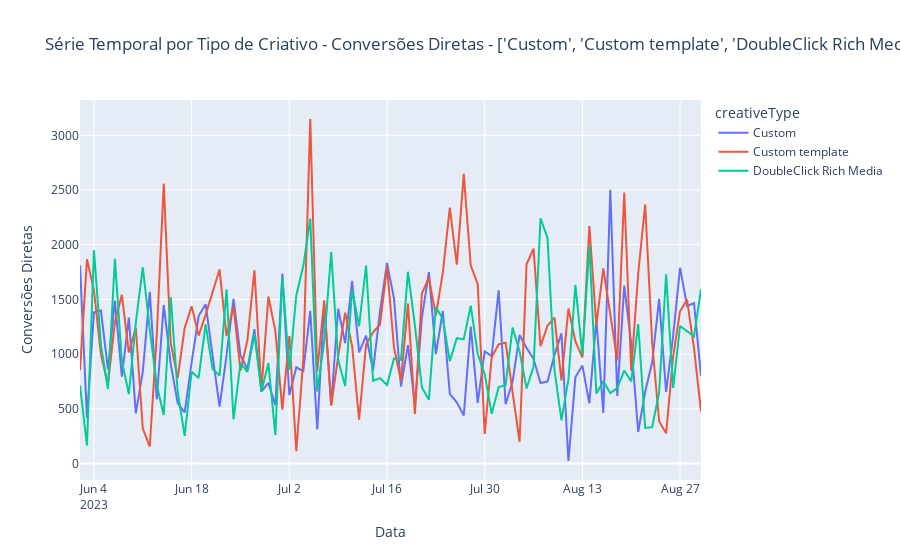

The notebook cell this image was saved under:
### Code cell
tipo = "Conversões Diretas"
criativos = df_group1["creativeType"].unique().tolist()

fig = px.line(df_group1, 
              x='date', 
              y='clickThroughConversions', 
              color='creativeType', 
              hover_name="dia_semana",
              title=f"Série Temporal por Tipo de Criativo - {tipo} - {criativos}")

fig.update_xaxes(title_text='Data')
fig.update_yaxes(title_text=tipo)

fig.show()

### Figure 1 — Plotly figure (JSON) as saved in the notebook; plotly's stock layout.template omitted (floating-point values rounded to 4 significant figures)
{"data": [{"hovertemplate": "<b>%{hovertext}</b><br><br>creativeType=Custom<br>date=%{x}<br>clickThroughConversions=%{y}<extra></extra>", "hovertext": ["Sexta", "Sábado", "Domingo", "Segunda", "Terça", "Quarta", "Quinta", "Sexta", "Sábado", "Domingo", "Segunda", "Terça", "Quarta", "Quinta", "Sexta", "Sábado", "Domingo", "Segunda", "Terça", "Quarta", "Quinta", "Sexta", "Sábado", "Domingo", "Segunda", "Terça", "Quarta", "Quinta", "Sexta", "Sábado", "Domingo", "Segunda", "Terça", "Quarta", "Quinta", "Sexta", "Sábado", "Domingo", "Segunda", "Terça", "Quarta", "Quinta", "Sexta", "Sábado", "Domingo", "Segunda", "Terça", "Quarta", "Quinta", "Sexta", "Sábado", "Domingo", "Segunda", "Terça", "Quarta", "Quinta", "Sexta", "Sábado", "Domingo", "Segunda", "Terça", "Quarta", "Quinta", "Sexta", "Sábado", "Domingo", "Segunda", "Terça", "Quarta", "Quinta", "Sexta", "Sábado", "Domingo", "Segunda", "Terça", "Quarta", "Quinta", "Sexta", "Sábado", "Domingo", "Segunda", "Terça", "Quarta", "Quinta", "Sexta", "Sábado", "Domingo", "Segunda", "Terça", "Quarta"], "legendgroup": "Custom", "line": {"color": "#636efa", "dash": "solid"}, "marker": {"symbol": "circle"}, "mode": "lines", "name": "Custom", "orientation": "v", "showlegend": true, "type": "scatter", "x": ["2023-06-02T00:00:00", "2023-06-03T00:00:00", "2023-06-04T00:00:00", "2023-06-05T00:00:00", "2023-06-06T00:00:00", "2023-06-07T00:00:00", "2023-06-08T00:00:00", "2023-06-09T00:00:00", "2023-06-10T00:00:00", "2023-06-11T00:00:00", "2023-06-12T00:00:00", "2023-06-13T00:00:00", "2023-06-14T00:00:00", "2023-06-15T00:00:00", "2023-06-16T00:00:00", "2023-06-17T00:00:00", "2023-06-18T00:00:00", "2023-06-19T00:00:00", "2023-06-20T00:00:00", "2023-06-21T00:00:00", "2023-06-22T00:00:00", "2023-06-23T00:00:00", "2023-06-24T00:00:00", "2023-06-25T00:00:00", "2023-06-26T00:00:00", "2023-06-27T00:00:00", "2023-06-28T00:00:00", "2023-06-29T00:00:00", "2023-06-30T00:00:00", "2023-07-01T00:00:00", "2023-07-02T00:00:00", "2023-07-03T00:00:00", "2023-07-04T00:00:00", "2023-07-05T00:00:00", "2023-07-06T00:00:00", "2023-07-07T00:00:00", "2023-07-08T00:00:00", "2023-07-09T00:00:00", "2023-07-10T00:00:00", "2023-07-11T00:00:00", "2023-07-12T00:00:00", "2023-07-13T00:00:00", "2023-07-14T00:00:00", "2023-07-15T00:00:00", "2023-07-16T00:00:00", "2023-07-17T00:00:00", "2023-07-18T00:00:00", "2023-07-19T00:00:00", "2023-07-20T00:00:00", "2023-07-21T00:00:00", "2023-07-22T00:00:00", "2023-07-23T00:00:00", "2023-07-24T00:00:00", "2023-07-25T00:00:00", "2023-07-26T00:00:00", "2023-07-27T00:00:00", "2023-07-28T00:00:00", "2023-07-29T00:00:00", "2023-07-30T00:00:00", "2023-07-31T00:00:00", "2023-08-01T00:00:00", "2023-08-02T00:00:00", "2023-08-03T00:00:00", "2023-08-04T00:00:00", "2023-08-05T00:00:00", "2023-08-06T00:00:00", "2023-08-07T00:00:00", "2023-08-08T00:00:00", "2023-08-09T00:00:00", "2023-08-10T00:00:00", "2023-08-11T00:00:00", "2023-08-12T00:00:00", "2023-08-13T00:00:00", "2023-08-14T00:00:00", "2023-08-15T00:00:00", "2023-08-16T00:00:00", "2023-08-17T00:00:00", "2023-08-18T00:00:00", "2023-08-19T00:00:00", "2023-08-20T00:00:00", "2023-08-21T00:00:00", "2023-08-22T00:00:00", "2023-08-23T00:00:00", "2023-08-24T00:00:00", "2023-08-25T00:00:00", "2023-08-26T00:00:00", "2023-08-27T00:00:00", "2023-08-28T00:00:00", "2023-08-29T00:00:00", "2023-08-30T00:00:00"], "xaxis": "x", "y": [1811, 417, 1382, 1398, 861, 1488, 794, 1333, 458, 839, 1569, 588, 1449, 912, 552, 468, 925, 1348, 1456, 991, 520, 989, 1504, 988, 864, 1228, 657, 737, 532, 1736, 627, 879, 845, 1396, 312, 1454, 537, 1415, 1100, 1670, 1015, 1168, 850, 1393, 1834, 1509, 704, 1082, 536, 1333, 1749, 1000, 1394, 636, 560, 439, 1251, 555, 1025, 982, 1583, 542, 750, 1175, 1057, 957, 736, 749, 991, 1191, 23, 788, 895, 551, 1319, 463, 2503, 618, 1626, 1097, 288, 657, 923, 1505, 654, 1163, 1791, 1441, 1465, 802], "yaxis": "y"}, {"hovertemplate": "<b>%{hovertext}</b><br><br>creativeType=Custom template<br>date=%{x}<br>clickThroughConversions=%{y}<extra></extra>", "hovertext": ["Sexta", "Sábado", "Domingo", "Segunda", "Terça", "Quarta", "Quinta", "Sexta", "Sábado", "Domingo", "Segunda", "Terça", "Quarta", "Quinta", "Sexta", "Sábado", "Domingo", "Segunda", "Terça", "Quarta", "Quinta", "Sexta", "Sábado", "Domingo", "Segunda", "Terça", "Quarta", "Quinta", "Sexta", "Sábado", "Domingo", "Segunda", "Terça", "Quarta", "Quinta", "Sexta", "Sábado", "Domingo", "Segunda", "Terça", "Quarta", "Quinta", "Sexta", "Sábado", "Domingo", "Segunda", "Terça", "Quarta", "Quinta", "Sexta", "Sábado", "Domingo", "Segunda", "Terça", "Quarta", "Quinta", "Sexta", "Sábado", "Domingo", "Segunda", "Terça", "Quarta", "Quinta", "Sexta", "Sábado", "Domingo", "Segunda", "Terça", "Quarta", "Quinta", "Sexta", "Sábado", "Domingo", "Segunda", "Terça", "Quarta", "Quinta", "Sexta", "Sábado", "Domingo", "Segunda", "Terça", "Quarta", "Quinta", "Sexta", "Sábado", "Domingo", "Segunda", "Terça", "Quarta"], "legendgroup": "Custom template", "line": {"color": "#EF553B", "dash": "solid"}, "marker": {"symbol": "circle"}, "mode": "lines", "name": "Custom template", "orientation": "v", "showlegend": true, "type": "scatter", "x": ["2023-06-02T00:00:00", "2023-06-03T00:00:00", "2023-06-04T00:00:00", "2023-06-05T00:00:00", "2023-06-06T00:00:00", "2023-06-07T00:00:00", "2023-06-08T00:00:00", "2023-06-09T00:00:00", "2023-06-10T00:00:00", "2023-06-11T00:00:00", "2023-06-12T00:00:00", "2023-06-13T00:00:00", "2023-06-14T00:00:00", "2023-06-15T00:00:00", "2023-06-16T00:00:00", "2023-06-17T00:00:00", "2023-06-18T00:00:00", "2023-06-19T00:00:00", "2023-06-20T00:00:00", "2023-06-21T00:00:00", "2023-06-22T00:00:00", "2023-06-23T00:00:00", "2023-06-24T00:00:00", "2023-06-25T00:00:00", "2023-06-26T00:00:00", "2023-06-27T00:00:00", "2023-06-28T00:00:00", "2023-06-29T00:00:00", "2023-06-30T00:00:00", "2023-07-01T00:00:00", "2023-07-02T00:00:00", "2023-07-03T00:00:00", "2023-07-04T00:00:00", "2023-07-05T00:00:00", "2023-07-06T00:00:00", "2023-07-07T00:00:00", "2023-07-08T00:00:00", "2023-07-09T00:00:00", "2023-07-10T00:00:00", "2023-07-11T00:00:00", "2023-07-12T00:00:00", "2023-07-13T00:00:00", "2023-07-14T00:00:00", "2023-07-15T00:00:00", "2023-07-16T00:00:00", "2023-07-17T00:00:00", "2023-07-18T00:00:00", "2023-07-19T00:00:00", "2023-07-20T00:00:00", "2023-07-21T00:00:00", "2023-07-22T00:00:00", "2023-07-23T00:00:00", "2023-07-24T00:00:00", "2023-07-25T00:00:00", "2023-07-26T00:00:00", "2023-07-27T00:00:00", "2023-07-28T00:00:00", "2023-07-29T00:00:00", "2023-07-30T00:00:00", "2023-07-31T00:00:00", "2023-08-01T00:00:00", "2023-08-02T00:00:00", "2023-08-03T00:00:00", "2023-08-04T00:00:00", "2023-08-05T00:00:00", "2023-08-06T00:00:00", "2023-08-07T00:00:00", "2023-08-08T00:00:00", "2023-08-09T00:00:00", "2023-08-10T00:00:00", "2023-08-11T00:00:00", "2023-08-12T00:00:00", "2023-08-13T00:00:00", "2023-08-14T00:00:00", "2023-08-15T00:00:00", "2023-08-16T00:00:00", "2023-08-17T00:00:00", "2023-08-18T00:00:00", "2023-08-19T00:00:00", "2023-08-20T00:00:00", "2023-08-21T00:00:00", "2023-08-22T00:00:00", "2023-08-23T00:00:00", "2023-08-24T00:00:00", "2023-08-25T00:00:00", "2023-08-26T00:00:00", "2023-08-27T00:00:00", "2023-08-28T00:00:00", "2023-08-29T00:00:00", "2023-08-30T00:00:00"], "xaxis": "x", "y": [853, 1867, 1583, 998, 722, 1291, 1542, 1014, 1241, 320, 155, 1171, 2558, 1102, 781, 1240, 1437, 1169, 1360, 1557, 1774, 1165, 1438, 848, 1131, 1765, 670, 1526, 1210, 493, 1166, 112, 949, 3149, 843, 1492, 529, 980, 1379, 1072, 401, 1089, 1199, 1271, 1799, 1062, 755, 1461, 454, 1553, 1699, 1352, 1744, 2339, 1818, 2648, 1810, 1639, 270, 971, 1089, 1105, 631, 199, 1821, 1964, 1073, 1260, 1334, 759, 1418, 1116, 970, 2171, 1265, 1783, 1364, 942, 2477, 847, 1736, 2368, 1106, 386, 276, 974, 1392, 1499, 1052, 476], "yaxis": "y"}, {"hovertemplate": "<b>%{hovertext}</b><br><br>creativeType=DoubleClick Rich Media<br>date=%{x}<br>clickThroughConversions=%{y}<extra></extra>", "hovertext": ["Sexta", "Sábado", "Domingo", "Segunda", "Terça", "Quarta", "Quinta", "Sexta", "Sábado", "Domingo", "Segunda", "Terça", "Quarta", "Quinta", "Sexta", "Sábado", "Domingo", "Segunda", "Terça", "Quarta", "Quinta", "Sexta", "Sábado", "Domingo", "Segunda", "Terça", "Quarta", "Quinta", "Sexta", "Sábado", "Domingo", "Segunda", "Terça", "Quarta", "Quinta", "Sexta", "Sábado", "Domingo", "Segunda", "Terça", "Quarta", "Quinta", "Sexta", "Sábado", "Domingo", "Segunda", "Terça", "Quarta", "Quinta", "Sexta", "Sábado", "Domingo", "Segunda", "Terça", "Quarta", "Quinta", "Sexta", "Sábado", "Domingo", "Segunda", "Terça", "Quarta", "Quinta", "Sexta", "Sábado", "Domingo", "Segunda", "Terça", "Quarta", "Quinta", "Sexta", "Sábado", "Domingo", "Segunda", "Terça", "Quarta", "Quinta", "Sexta", "Sábado", "Domingo", "Segunda", "Terça", "Quarta", "Quinta", "Sexta", "Sábado", "Domingo", "Segunda", "Terça", "Quarta"], "legendgroup": "DoubleClick Rich Media", "line": {"color": "#00cc96", "dash": "solid"}, "marker": {"symbol": "circle"}, "mode": "lines", "name": "DoubleClick Rich Media", "orientation": "v", "showlegend": true, "type": "scatter", "x": ["2023-06-02T00:00:00", "2023-06-03T00:00:00", "2023-06-04T00:00:00", "2023-06-05T00:00:00", "2023-06-06T00:00:00", "2023-06-07T00:00:00", "2023-06-08T00:00:00", "2023-06-09T00:00:00", "2023-06-10T00:00:00", "2023-06-11T00:00:00", "2023-06-12T00:00:00", "2023-06-13T00:00:00", "2023-06-14T00:00:00", "2023-06-15T00:00:00", "2023-06-16T00:00:00", "2023-06-17T00:00:00", "2023-06-18T00:00:00", "2023-06-19T00:00:00", "2023-06-20T00:00:00", "2023-06-21T00:00:00", "2023-06-22T00:00:00", "2023-06-23T00:00:00", "2023-06-24T00:00:00", "2023-06-25T00:00:00", "2023-06-26T00:00:00", "2023-06-27T00:00:00", "2023-06-28T00:00:00", "2023-06-29T00:00:00", "2023-06-30T00:00:00", "2023-07-01T00:00:00", "2023-07-02T00:00:00", "2023-07-03T00:00:00", "2023-07-04T00:00:00", "2023-07-05T00:00:00", "2023-07-06T00:00:00", "2023-07-07T00:00:00", "2023-07-08T00:00:00", "2023-07-09T00:00:00", "2023-07-10T00:00:00", "2023-07-11T00:00:00", "2023-07-12T00:00:00", "2023-07-13T00:00:00", "2023-07-14T00:00:00", "2023-07-15T00:00:00", "2023-07-16T00:00:00", "2023-07-17T00:00:00", "2023-07-18T00:00:00", "2023-07-19T00:00:00", "2023-07-20T00:00:00", "2023-07-21T00:00:00", "2023-07-22T00:00:00", "2023-07-23T00:00:00", "2023-07-24T00:00:00", "2023-07-25T00:00:00", "2023-07-26T00:00:00", "2023-07-27T00:00:00", "2023-07-28T00:00:00", "2023-07-29T00:00:00", "2023-07-30T00:00:00", "2023-07-31T00:00:00", "2023-08-01T00:00:00", "2023-08-02T00:00:00", "2023-08-03T00:00:00", "2023-08-04T00:00:00", "2023-08-05T00:00:00", "2023-08-06T00:00:00", "2023-08-07T00:00:00", "2023-08-08T00:00:00", "2023-08-09T00:00:00", "2023-08-10T00:00:00", "2023-08-11T00:00:00", "2023-08-12T00:00:00", "2023-08-13T00:00:00", "2023-08-14T00:00:00", "2023-08-15T00:00:00", "2023-08-16T00:00:00", "2023-08-17T00:00:00", "2023-08-18T00:00:00", "2023-08-19T00:00:00", "2023-08-20T00:00:00", "2023-08-21T00:00:00", "2023-08-22T00:00:00", "2023-08-23T00:00:00", "2023-08-24T00:00:00", "2023-08-25T00:00:00", "2023-08-26T00:00:00", "2023-08-27T00:00:00", "2023-08-28T00:00:00", "2023-08-29T00:00:00", "2023-08-30T00:00:00"], "xaxis": "x", "y": [714, 164, 1950, 1084, 681, 1871, 935, 635, 1288, 1794, 1226, 718, 444, 1522, 654, 253, 839, 782, 1272, 863, 804, 1592, 403, 918, 837, 1186, 659, 918, 260, 1704, 856, 1536, 1805, 2239, 658, 1115, 1932, 946, 708, 1588, 1256, 1810, 756, 780, 717, 960, 947, 1753, 1262, 696, 582, 1431, 1322, 936, 1146, 1136, 1443, 1001, 815, 455, 698, 716, 1244, 1024, 686, 886, 2242, 2063, 856, 394, 769, 1632, 990, 1994, 639, 749, 645, 690, 850, 751, 1273, 325, 332, 650, 1729, 690, 1257, 1210, 1162, 1593], "yaxis": "y"}], "layout": {"legend": {"title": {"text": "creativeType"}, "tracegroupgap": 0}, "title": {"text": "Série Temporal por Tipo de Criativo - Conversões Diretas - ['Custom', 'Custom template', 'DoubleClick Rich Media']"}, "xaxis": {"anchor": "y", "domain": [0, 1], "title": {"text": "Data"}}, "yaxis": {"anchor": "x", "domain": [0, 1], "title": {"text": "Conversões Diretas"}}}}
